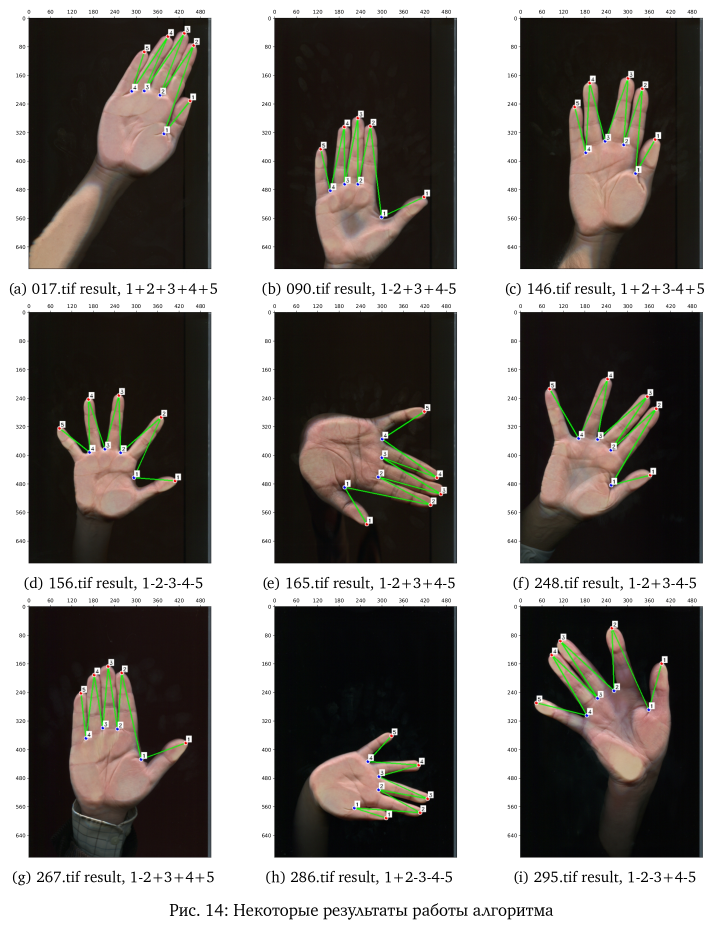
#> input picture lab_2/img/view.jpg, 2153 x 2782 px, found by its file name (shown at 1/3 size)
$ jupyter execute --allow-errors conv_solution.ipynb   (older library calls are emulated)
#> lines starting #> are read from the running program, lines starting #| are printed output that depends on the picture; after the words box and inside, x2 and y2 are one past the last pixel; in counts of white or black regions, pixels touching at a corner belong together
### Imports:

[cell 1]
import numpy as np
import matplotlib as mpl
import matplotlib.pyplot as plt
from matplotlib.ticker import MaxNLocator
from PIL import Image
import os
from tqdm import tqdm

import cv2
import skimage

from scipy.ndimage import binary_fill_holes
from skimage import img_as_ubyte
from skimage.color import rgb2gray, rgb2hsv
from skimage.exposure import equalize_hist, histogram
from skimage.feature import canny
from skimage.filters import threshold_otsu, unsharp_mask, gaussian
from skimage.measure import find_contours, approximate_polygon
from skimage.morphology import (dilation, erosion, binary_closing, binary_opening, remove_small_holes,
                                remove_small_objects, thin, convex_hull_image, square, disk, diamond, octagon, star, skeletonize)
from skimage.util import invert

from skimage.measure import label, regionprops

from scipy.signal import argrelmin, argrelmax, argrelextrema
from scipy.signal import find_peaks, find_peaks_cwt
from scipy.spatial import distance_matrix

[cell 2]
def to_1ch(img, mode='gray'):
    transf_1ch = (
        {'r': lambda img: img[:, :, 0],
         'g': lambda img: img[:, :, 1],
         'b': lambda img: img[:, :, 2],
         'h': lambda img: img_as_ubyte(rgb2hsv(img)[:, :, 0]),
         's': lambda img: img_as_ubyte(rgb2hsv(img)[:, :, 1]),
         'v': lambda img: img_as_ubyte(rgb2hsv(img)[:, :, 2]),
         'gray': lambda img: img_as_ubyte(rgb2gray(img))}
    )
    return transf_1ch[mode](img)

[cell 3]
def to_bin(img, thr='otsu'):
    if thr == 'otsu':
        return img > threshold_otsu(img)
    else:
        if thr < 1:
            return img > 255 * thr
        else:
            return img > thr

[cell 4]
# [11 lines left out: function to_uint8, not called in this run]

[cell 5]
def set_padding(img, num, val=False):
    if num > 0:
        h, w = img.shape
        new_img = np.full((h + 2 * num, w + 2 * num), val)
        new_img[num:-num, num:-num] = img
        img = new_img.astype(img.dtype)
    elif num < 0:
        num = -num
        img = img[num:-num, num:-num]
    return img

[cell 6]
def resize_prop(img, max_size):
    h, w = img.shape[:2]
    img_max_size = max(w, h)
    if max_size < img_max_size:
        ratio = img_max_size / max_size
        w, h = int(w / ratio), int(h / ratio)

        img = cv2.resize(img, (w, h),
                         interpolation=cv2.INTER_AREA)
    return img

[cell 7]
def img_sub(img1, img2):
    src_dtype = img1.dtype
    img1, img2 = list(map(lambda x: x.astype(np.int32), [img1, img2]))

    img = img1 - img2
    img[img < 0] = 0

    img = img.astype(src_dtype)
    return img

[cell 8]
def sharpen(img, size, count):
    img_blur = cv2.GaussianBlur(img, (size,size), 0)
    img = cv2.addWeighted(img, count + 1, img_blur, -count, 0)
    return img

[cell 9]
def list_get(list_, ind_, default_):
  try:
    return list_[ind_]
  except IndexError:
    return default_

# [31 lines left out: function show_images, not called in this run]

[cell 10]
def show_images_cv(img_arr, name_arr=[]):
    for i, img in enumerate(img_arr):
        if len(img.shape) == 3:
            img = cv2.cvtColor(img, cv2.COLOR_RGB2BGR)
        img = resize_prop(img, 700)
        cv2.imshow(list_get(name_arr, i, f'{i}'), img)
    cv2.waitKey(0)
    cv2.destroyAllWindows()

[cell 11]
# [12 lines left out: function apply_text, not called in this run]

[cell 12]
def get_dist(p1, p2):
    p1, p2 = np.array(p1), np.array(p2)
    return np.sqrt(np.sum((p1 - p2)**2, axis=-1))

[cell 13]
# [5 lines left out: function get_angle, not called in this run]

### Finding hand mask

[cell 14]
def descend_bin(img, factor=0.5, thr_a=0, thr_b=255, add_a=0, add_b=0, vis=False):
    y, x = list(map(np.array, histogram(img)))

    y_mean = np.mean(y)
    y_med = np.median(y)
    thr = y_med + np.abs(y_mean - y_med) * factor

    i0 = np.argmax(y)
    i1, i2 = i0, i0
    i_min, i_max = 0, thr_b - thr_a

    for i in range(i0, i_min - 1, -1):
        if not (y[i] > thr):
            i1 = i
            break

    for i in range(i0, i_max + 1):
        if not (y[i] > thr):
            i2 = i
            break

    x1, x2 = x[i1], x[i2]

    x1 += add_a
    if x1 > 255:
        x1 = 255
    elif x1 < 0:
        x1 == 0

    x2 += add_b
    if x2 > 255:
        x2 = 255
    elif x2 < 0:
        x2 == 0

    img = img >= x2

    if vis:
        fig = plt.figure(figsize=(8, 8))
        plt.plot(x, y, label='y, histogram')

        y_mean_arr = np.full_like(y, y_mean)
        y_med_arr = np.full_like(y, y_med)
        thr_arr = np.full_like(y, thr)

        plt.plot(x, y_mean_arr, label='y mean')
        plt.plot(x, y_med_arr, label='y median')
        plt.plot(x, thr_arr, label='threshold')

        plt.plot(x1, y[i1], 'bo', label='left bound')
        plt.plot(x2, y[i2], 'ro', label='right bound')

        plt.legend()
        plt.tick_params(axis='both')
        plt.tight_layout()
    return img

[cell 15]
def smart_bin(img):
    img = np.copy(img)

    mask = descend_bin(img, factor=0.0) > 0

    mask = set_padding(mask, 50, False)
    mask = remove_small_objects(mask, 10000, connectivity=2)
    mask = set_padding(mask, -50)
    return mask

def get_main_mask(img):
    # bluring
    img = cv2.GaussianBlur(img, (5,5), 0)

    # removing edges
    v, s, w = 2, 3, 3
    grad_x = cv2.Sobel(img, cv2.CV_64F, v, 0, ksize=s)
    grad_y = cv2.Sobel(img, cv2.CV_64F, 0, v, ksize=s)
    abs_grad_x = cv2.convertScaleAbs(grad_x)
    abs_grad_y = cv2.convertScaleAbs(grad_y)
    edges = cv2.addWeighted(abs_grad_x, w, abs_grad_y, w, 0)
    edges = edges * to_bin(edges, 60)
    edges = sharpen(edges, 3, 2.5)
    img = img_sub(img, edges)

    # binarization
    mask = smart_bin(img)

    # afterprocessing mask
    mask = binary_fill_holes(mask, disk(1))
    mask = remove_small_objects(mask, 100)

    return mask

def get_clean_mask_1(img):
    # binarization
    mask = smart_bin(img)

    # cleaning mask
    mask = thin(mask, 4)
    mask = binary_opening(mask, disk(5))

    # enlarging mask
    mask = dilation(mask, disk(3))
    mask = binary_fill_holes(mask, disk(1))
    mask = binary_closing(mask, disk(3))
    mask = binary_fill_holes(mask, disk(1))

    return mask

def get_clean_mask_2(img):
    # bluring
    img = cv2.GaussianBlur(img, (7, 7), 0)

    # binarization
    mask = smart_bin(img)

    # thinning
    mask = thin(mask, 2)

    return mask

def get_hand_mask(img):
    # get grayscaled image
    red = to_1ch(img, 'r')

    # get image masks
    main_mask = get_main_mask(red) > 0
    mask1 = get_clean_mask_1(red) > 0
    mask2 = get_clean_mask_2(red) > 0

    # masks logical AND
    res = main_mask * mask1 * mask2

    # afterprocessing mask
    res = binary_opening(res, disk(1))
    res = remove_small_objects(res, 500)
    res = binary_fill_holes(res, disk(1))

    return res

### Solution with convex defects

[cell 16]
# [118 lines left out: functions get_point_ind, get_points, not called in this run]

[cell 17]
# parameters
input_folder = 'Training'
output_folder = 'out'

# input
name = input()
#> the answer given: ../img/view.jpg
img = cv2.imread(f'{input_folder}/{name}')
#> img is the input picture: shape (2782, 2153, 3); mean B, G, R 117, 121.2, 125.6
img = cv2.cvtColor(img, cv2.COLOR_BGR2RGB)

# show input file
show_images_cv([img], [name])
#> the loop in show_images_cv, `for i, img in enumerate(img_arr):` made 1 pass
#> (h in resize_prop, w in resize_prop, img_max_size in resize_prop, ratio in resize_prop) on pass 1: (700, 541, 2782, 3.97)

# processing
#> (the rest of this cell did not finish here and is left out)

#> in get_main_mask, `grad_y = cv2.Sobel(img, cv2.CV_64F, 0, v, ksize=s)`:
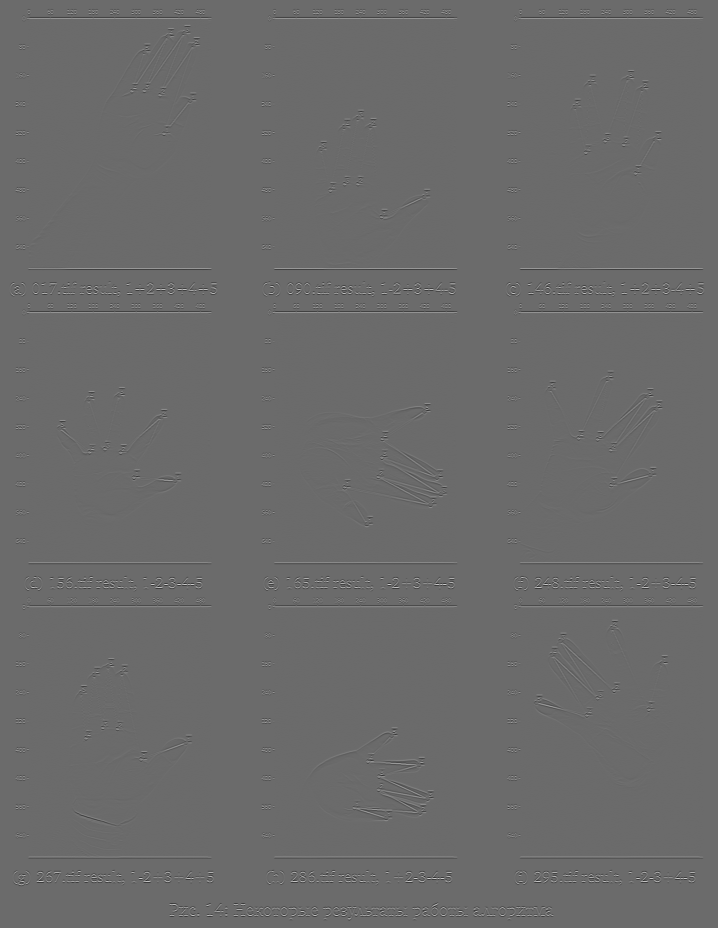
#> grad_y: shape (2782, 2153) float64 (shown at 1/3 size); min -279, max 384, mean 0; drawn with min black and max white
#> in to_bin, `return img > thr`:
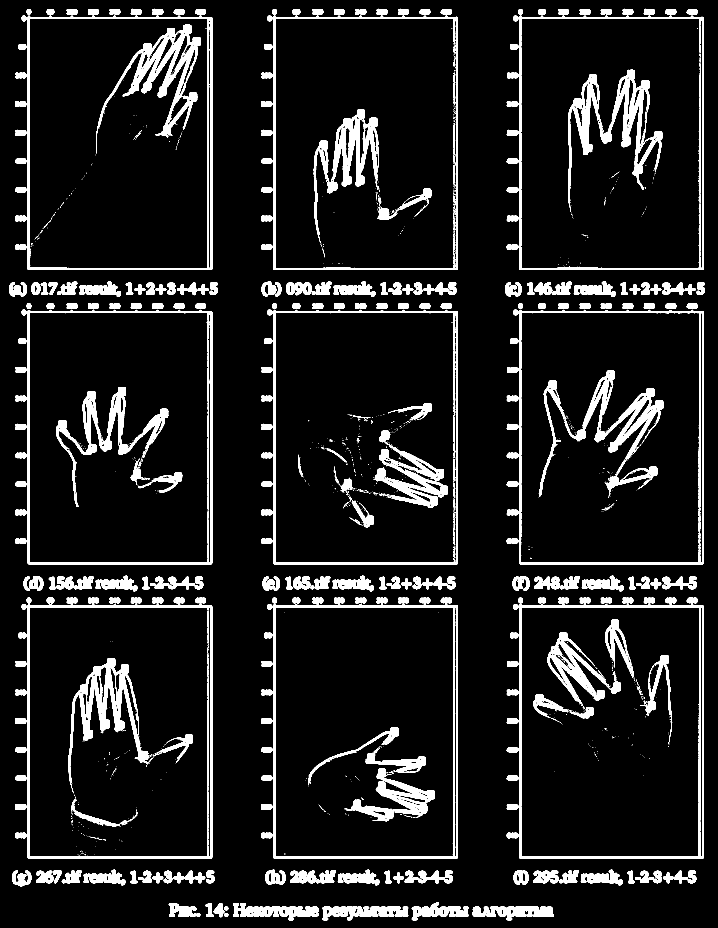
#> returned value: shape (2782, 2153) bool (shown at 1/3 size); 9.5% white; 1967 white regions (1622 under 20 px), largest, box (x1, y1, x2, y2) and area: (45, 47, 637, 810) 23747, (1520, 1812, 2112, 2576) 23515, (1704, 209, 1987, 636) 23126
#> in img_sub, `img1, img2 = list(map(lambda x: x.astype(np.int32), [img1, img2]))`:
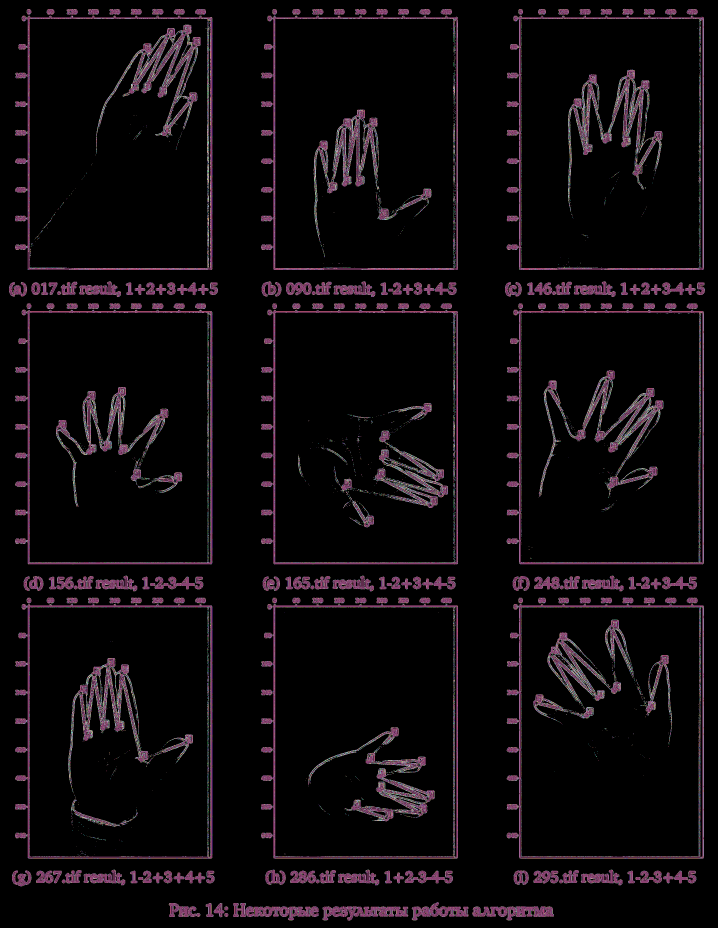
#> img2: shape (2782, 2153) int32 (shown at 1/3 size); 256 distinct labels, from 0 to 255; one colour per label, 0 black
#> in img_sub, `img[img < 0] = 0`:
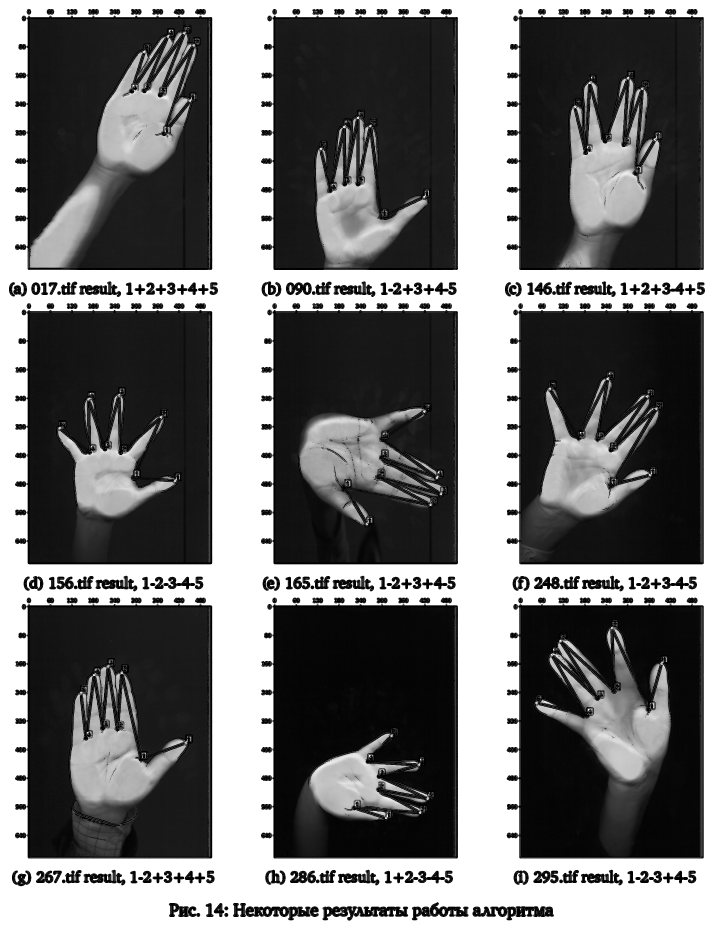
#> img: shape (2782, 2153) int32 (shown at 1/3 size); min 0, max 255, mean 113.9
#> in descend_bin, `y, x = list(map(np.array, histogram(img)))`: y = 256 values, max 1983076 at index 255, min 42 at index 250, mean 23397.1; x = 256 values from 0 to 255
#> in descend_bin, `y_mean = np.mean(y)`: y_mean = 23397.1
#> in descend_bin, `y_med = np.median(y)`: y_med = 3609
#> in descend_bin, `i0 = np.argmax(y)`: i0 = 255
#> in descend_bin, `x1, x2 = x[i1], x[i2]`: x1 = 254; x2 = 255
#> in descend_bin, `img = img >= x2`: img: shape (2782, 2153) bool; 33.1% white; 258 white regions (188 under 20 px), largest, box (x1, y1, x2, y2) and area: (0, 0, 2153, 2782) 1977881, (806, 2617, 815, 2647) 219, (1566, 2618, 1576, 2647) 190
#> in set_padding, `new_img[num:-num, num:-num] = img`: new_img: shape (2882, 2253) bool; 30.5% white; 258 white regions (188 under 20 px), largest, box (x1, y1, x2, y2) and area: (50, 50, 2203, 2832) 1977881, (856, 2667, 865, 2697) 219, (1616, 2668, 1626, 2697) 190
#> in smart_bin, `mask = remove_small_objects(mask, 10000, connectivity=2)`: mask: shape (2882, 2253) bool; 30.5% white; 1 white region, box (x1, y1, x2, y2) and area: (50, 50, 2203, 2832) 1977881
#> call 2 of set_padding, with num = -50, val = False
#> in set_padding (call 2), `img = img[num:-num, num:-num]`:
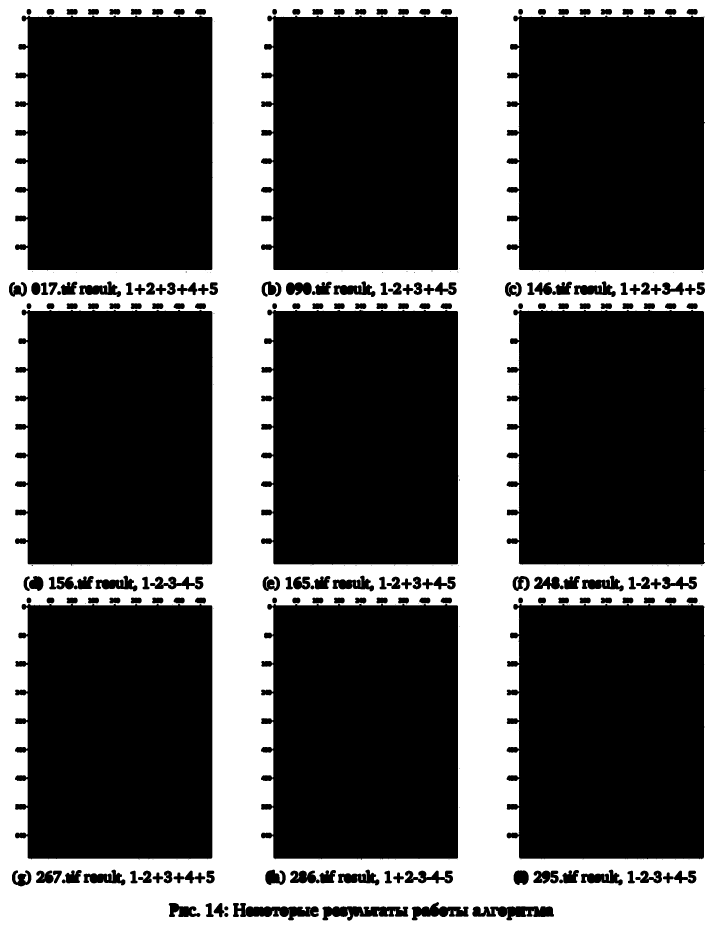
#> img: shape (2782, 2153) bool (shown at 1/3 size); 33% white; 1 white region, box (x1, y1, x2, y2) and area: (0, 0, 2153, 2782) 1977881
#> in get_main_mask, `mask = binary_fill_holes(mask, disk(1))`: mask: shape (2782, 2153) bool; every value is 1
#> in descend_bin (call 2), `img = img >= x2`: img: shape (2782, 2153) bool; 36.1% white; 1064 white regions (706 under 20 px), largest, box (x1, y1, x2, y2) and area: (0, 0, 2153, 2782) 2141035, (102, 853, 113, 879) 243, (916, 853, 927, 879) 241
#> in set_padding (call 3), `new_img[num:-num, num:-num] = img`: new_img: shape (2882, 2253) bool; 33.3% white; 1064 white regions (706 under 20 px), largest, box (x1, y1, x2, y2) and area: (50, 50, 2203, 2832) 2141035, (152, 903, 163, 929) 243, (966, 903, 977, 929) 241
#> in smart_bin (call 2), `mask = remove_small_objects(mask, 10000, connectivity=2)`: mask: shape (2882, 2253) bool; 33% white; 1 white region, box (x1, y1, x2, y2) and area: (50, 50, 2203, 2832) 2141035
#> in set_padding (call 4), `img = img[num:-num, num:-num]`: img: shape (2782, 2153) bool; 35.7% white; 1 white region, box (x1, y1, x2, y2) and area: (0, 0, 2153, 2782) 2141035
#> in get_clean_mask_1, `mask = thin(mask, 4)`: mask: shape (2782, 2153) bool; 31.4% white; 1 white region, box (x1, y1, x2, y2) and area: (4, 4, 2149, 2778) 1877868
#> in get_clean_mask_1, `mask = binary_opening(mask, disk(5))`: mask: shape (2782, 2153) bool; 30% white; 3 white regions, box (x1, y1, x2, y2) and area: (4, 4, 2149, 2778) 1796487, (238, 2627, 252, 2643) 157, (1567, 1748, 1578, 1760) 92
#> in get_clean_mask_1, `mask = dilation(mask, disk(3))`: mask: shape (2782, 2153) bool; 32.9% white; 2 white regions, box (x1, y1, x2, y2) and area: (1, 1, 2152, 2781) 1970990, (1564, 1745, 1581, 1763) 214
#> in get_clean_mask_1, `mask = binary_fill_holes(mask, disk(1))`: mask: shape (2782, 2153) bool; 99.8% white; black in thin lines or dots
#> in get_clean_mask_1, `mask = binary_closing(mask, disk(3))`:
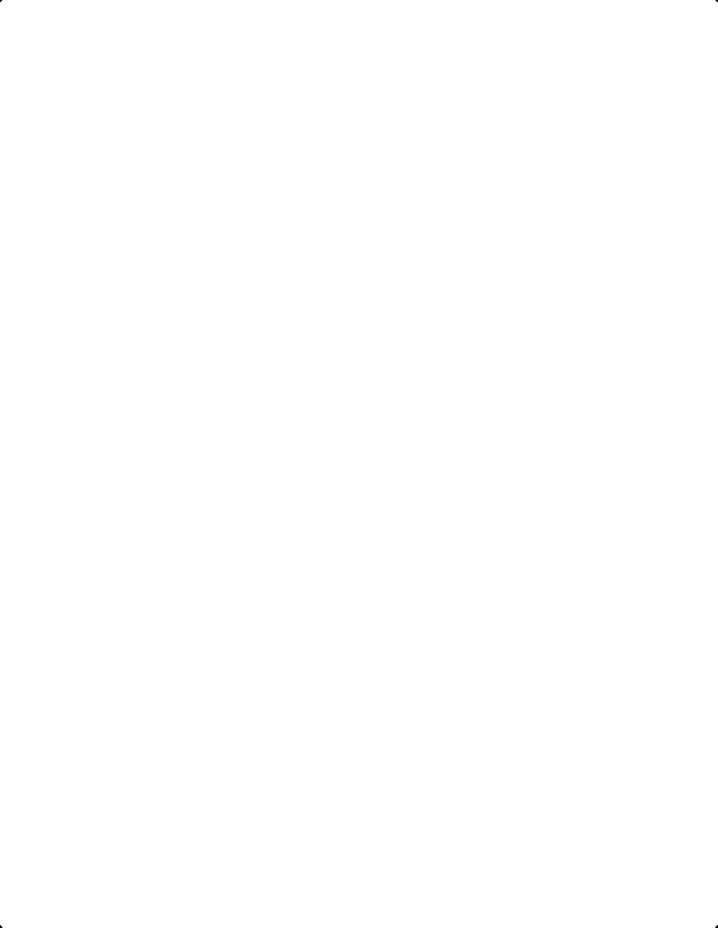
#> mask: shape (2782, 2153) bool (shown at 1/3 size); 100% white; 4 black regions, box (x1, y1, x2, y2) and area: (0, 0, 7, 7) 30, (2146, 0, 2153, 7) 30, (0, 2775, 7, 2782) 30, (2146, 2775, 2153, 2782) 30
img_res = get_points(img, mask, np.pi, True)

# save
try:
    Image.fromarray(img_res).save(f'{output_folder}/res_conv_{name}')
except:
    print('Can not save result!')

# show result file
show_images_cv([img_res], [f'{name} result'])
